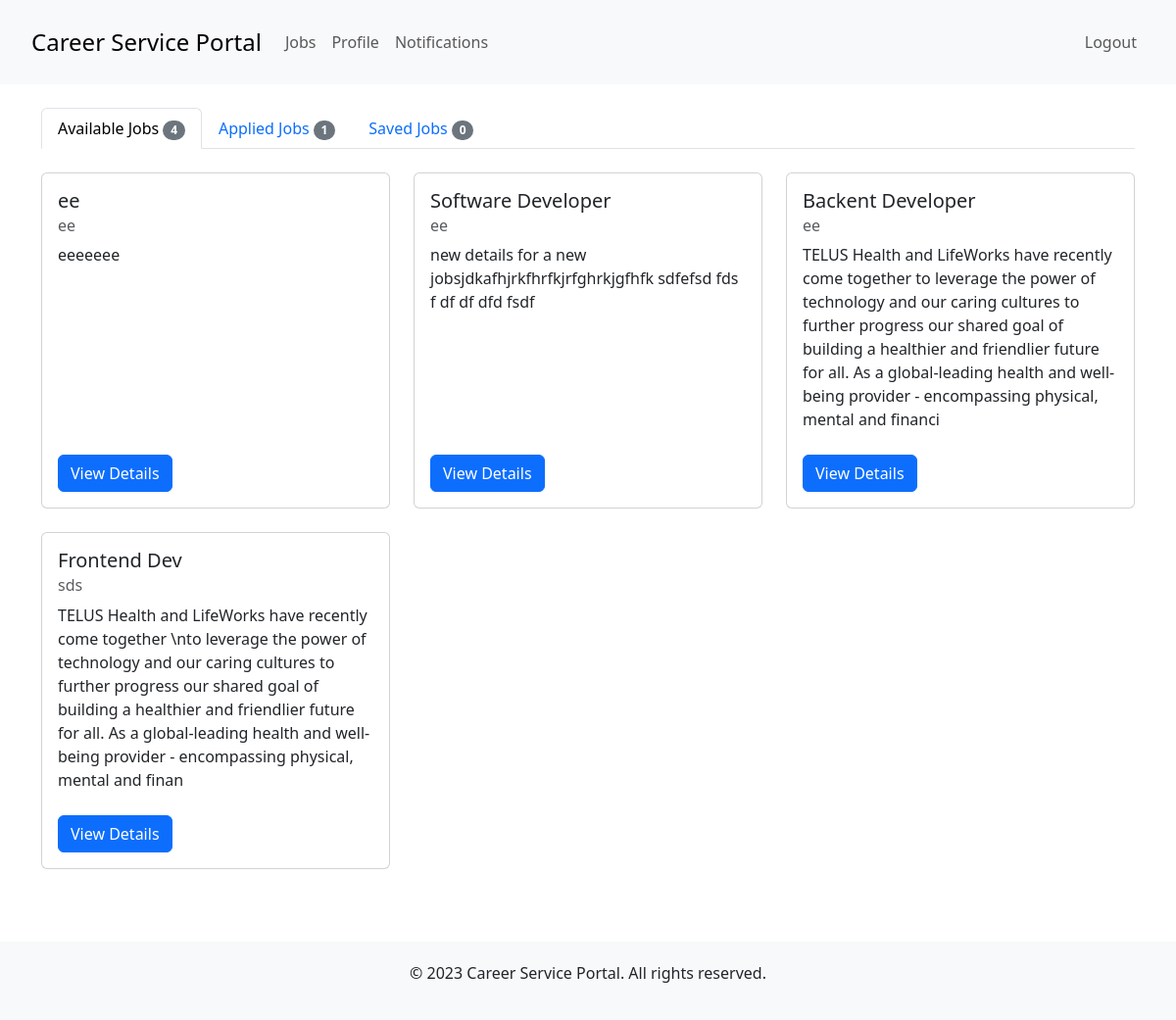
The page /candidates/ (signed in) on the database as committed earlier.
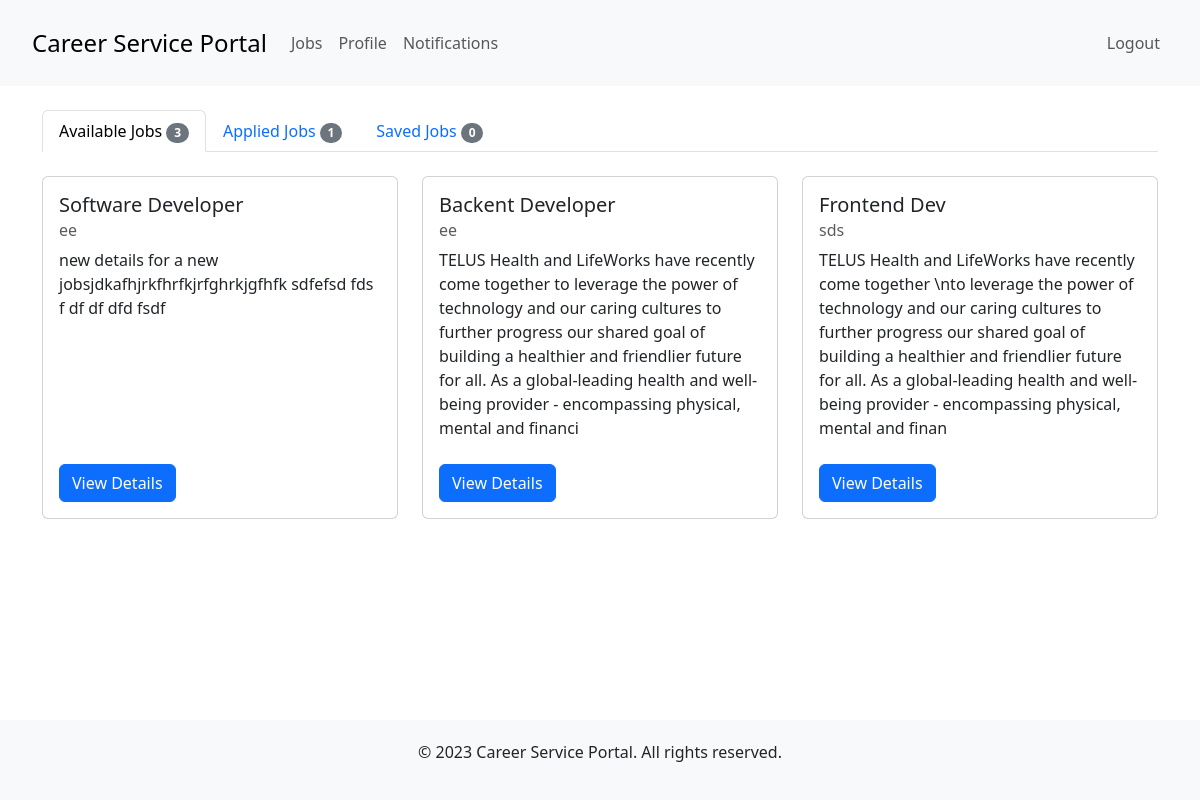
The same page on the database as committed later.
### employer/models.py (models this page shows, shortened)
class Job(models.Model):
    position=models.CharField(max_length=255)
    description = models.TextField()
    applicationDeadline = models.DateField()
    status=models.CharField(max_length=255)
    employer = models.ForeignKey(Employer, on_delete=models.CASCADE)

class Employer(models.Model):
    userID = models.ForeignKey(User, on_delete=models.CASCADE)
    companyName = models.CharField(max_length=255)
    companyEmail = models.EmailField()
    firstName = models.CharField(max_length=255)
    lastName = models.CharField(max_length=255)
    phone = models.CharField(max_length=255)

### candidate/views.py (the view)
# urls.py: path('', views.view_Jobs, name="view jobs"),
def view_Jobs(request):
    c = checkLogin(request)
    j = []
    a = []
    jobs = Job.objects.all()
    for job in jobs:
        if Application.objects.filter(candidate=c).filter(job=job).count() == 0:
            if job.status == "OPEN":
                j.append(job)
        else:
            a.append(Application.objects.filter(
                candidate=c).filter(job=job)[0])
    context = {
        'jobs': j,
        'applied': a,
        'candidate': c
    }
    return render(request, 'candidates/viewJobsTemplate.html', context)

### candidate/views.py (called while the page is built)
def checkLogin(request):
    if 'c_id' in request.session:
        id = request.session['c_id']
        try:
            c = Candidate.objects.filter(id=id)[0]
            return c
        except Exception:
            return HttpResponseRedirect('')
    else:
        return HttpResponseRedirect('')

### templates/candidates/viewJobsTemplate.html (shortened to what this page needs)
{% extends "shared/base.html" %}
{% block content %}
<div class="container">
  <ul class="nav nav-tabs mt-4">
    <li class="nav-item">
      <a class="nav-link active" id="available-tab" data-bs-toggle="tab" href="#available">Available Jobs <span class="badge rounded-pill bg-secondary">{{ jobs|length }}</span></a>
    </li>
    <li class="nav-item">
      <a class="nav-link" id="applied-tab" data-bs-toggle="tab" href="#applied">Applied Jobs <span class="badge rounded-pill bg-secondary">{{ applied|length }}</span></a>
    </li>
    <li class="nav-item">
      <a class="nav-link" id="saved-tab" data-bs-toggle="tab" href="#saved">Saved Jobs <span class="badge rounded-pill bg-secondary">0</span></a>
    </li>
  </ul>
  <div class="tab-content">
    <div class="tab-pane fade show active" id="available">
      <div class="row mt-4">
        {% for job in jobs %}
        <div class="col-md-4 d-flex align-items-stretch">
          <div class="card mb-4" style="width: 100%;">
            <div class="card-body d-flex flex-column">
              <h5 class="card-title">{{ job.position }}</h5>
              <h6 class="card-subtitle mb-2 text-muted">{{job.employer.companyName}}</h6>
              <p class="card-text flex-grow-1">{{ job.description|slice:300 }}</p>
              <a href="job/{{job.id}}" class="btn btn-primary mt-2 align-self-start">View Details</a>
            </div>
          </div>
        </div>
        {% endfor %}
      </div>
    </div>
  </div>
</div>
{% endblock %}

Rows that differ between the two databases and show on the page:
no longer on this page (row edited): Job: position "ee", employer.companyName "ee", description "eeeeeee"
Other text that changed with them:
{{ jobs|length }}: "4" → "3"
